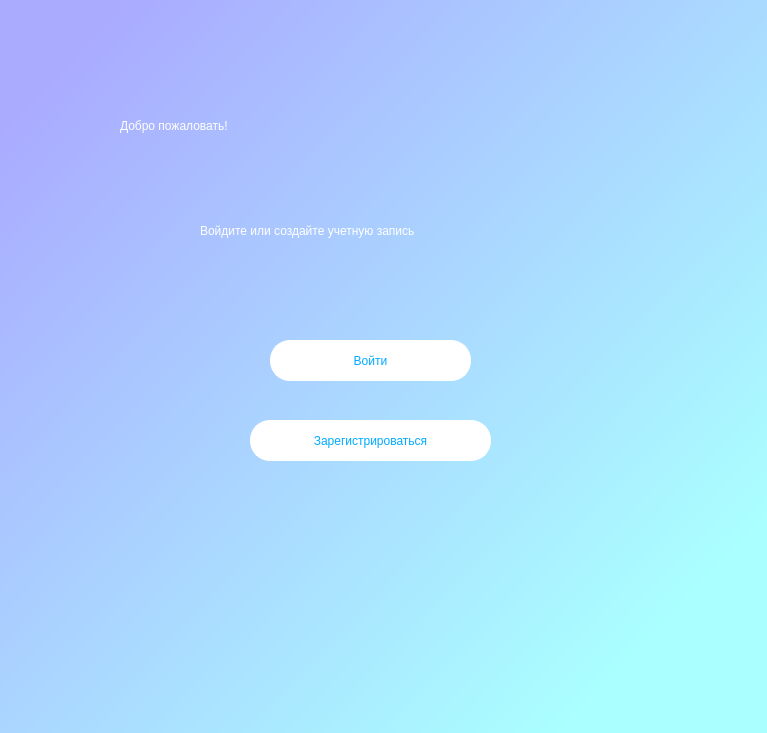
<?xml version="1.0" encoding="UTF-8"?>
<ui version="4.0">
 <class>Dialog</class>
 <widget class="QDialog" name="Dialog">
  <property name="geometry">
   <rect>
    <x>0</x>
    <y>0</y>
    <width>767</width>
    <height>733</height>
   </rect>
  </property>
  <property name="windowTitle">
   <string>Dialog</string>
  </property>
  <widget class="QWidget" name="bgwidget" native="true">
   <property name="geometry">
    <rect>
     <x>0</x>
     <y>0</y>
     <width>770</width>
     <height>740</height>
    </rect>
   </property>
   <property name="styleSheet">
    <string notr="true">QWidget#bgwidget{
background-color: qlineargradient(spread:pad, x1:0.06, y1:0.0909091, x2:0.870224, y2:0.835, stop:0 rgba(170, 170, 255, 255), stop:1 rgba(170, 255, 255, 255))}</string>
   </property>
   <widget class="QLabel" name="label">
    <property name="geometry">
     <rect>
      <x>120</x>
      <y>90</y>
      <width>551</width>
      <height>71</height>
     </rect>
    </property>
    <property name="styleSheet">
     <string notr="true">color:rgb(255, 255, 255);
font: 75 38pt &quot;Candara&quot;;</string>
    </property>
    <property name="text">
     <string>Добро пожаловать!</string>
    </property>
   </widget>
   <widget class="QLabel" name="label_2">
    <property name="geometry">
     <rect>
      <x>200</x>
      <y>210</y>
      <width>491</width>
      <height>41</height>
     </rect>
    </property>
    <property name="styleSheet">
     <string notr="true">color:rgb(255, 255, 255);
font: 75 14pt &quot;Candara&quot;;</string>
    </property>
    <property name="text">
     <string>Войдите или создайте учетную запись</string>
    </property>
   </widget>
   <widget class="QPushButton" name="pushButton_log_in">
    <property name="geometry">
     <rect>
      <x>270</x>
      <y>340</y>
      <width>201</width>
      <height>41</height>
     </rect>
    </property>
    <property name="styleSheet">
     <string notr="true">background-color: rgb(255, 255, 255);
font: 14pt &quot;Candara&quot;;color:rgb(0, 170, 255);
border-radius: 20px;           
border: 2px solid rgb(255, 255, 255);</string>
    </property>
    <property name="text">
     <string>Войти</string>
    </property>
   </widget>
   <widget class="QPushButton" name="pushButton_zaregistr">
    <property name="geometry">
     <rect>
      <x>250</x>
      <y>420</y>
      <width>241</width>
      <height>41</height>
     </rect>
    </property>
    <property name="styleSheet">
     <string notr="true">background-color: rgb(255, 255, 255);
font: 13pt &quot;Candara&quot;;color:rgb(0, 170, 255);
border-radius: 20px;           
border: 2px solid rgb(255, 255, 255);</string>
    </property>
    <property name="text">
     <string>Зарегистрироваться</string>
    </property>
   </widget>
  </widget>
 </widget>
 <resources/>
 <connections/>
</ui>
